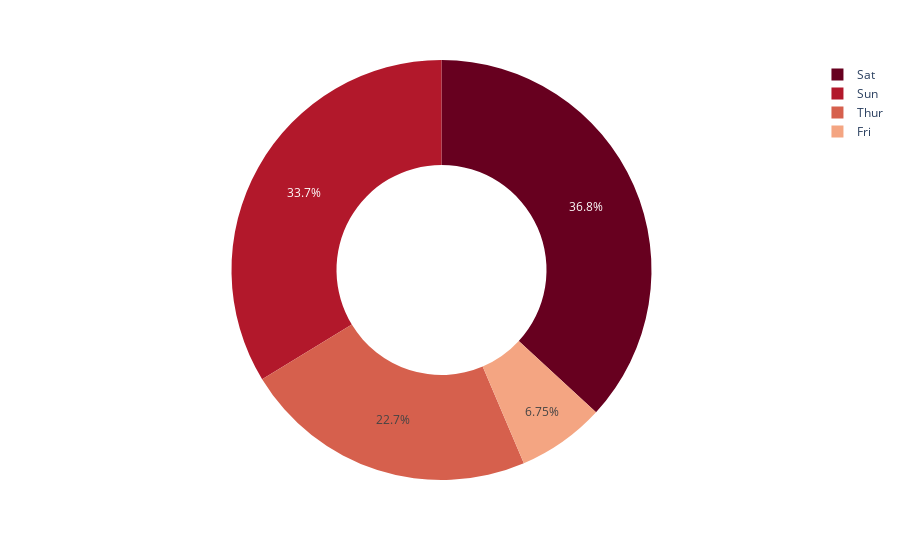

Source (notebook cell):
### Code cell
fig = px.pie(df ,values = 'total_bill' ,names ='day' ,
             color_discrete_sequence = px.colors.sequential.RdBu , hole = 0.5)
fig.show()

### Figure 1 — Plotly figure (JSON) as saved in the notebook; plotly's stock layout.template omitted (floating-point values rounded to 4 significant figures; data arrays with more than 128 entries replaced by an {"elided": "..."} marker saying what was removed)
{"data": [{"domain": {"x": [0, 1], "y": [0, 1]}, "hole": 0.5, "hovertemplate": "day=%{label}<br>total_bill=%{value}<extra></extra>", "labels": {"elided": "244 str values"}, "legendgroup": "", "name": "", "showlegend": true, "type": "pie", "values": {"elided": "244 float values"}}], "layout": {"legend": {"tracegroupgap": 0}, "margin": {"t": 60}, "piecolorway": ["rgb(103,0,31)", "rgb(178,24,43)", "rgb(214,96,77)", "rgb(244,165,130)", "rgb(253,219,199)", "rgb(247,247,247)", "rgb(209,229,240)", "rgb(146,197,222)", "rgb(67,147,195)", "rgb(33,102,172)", "rgb(5,48,97)"]}}
